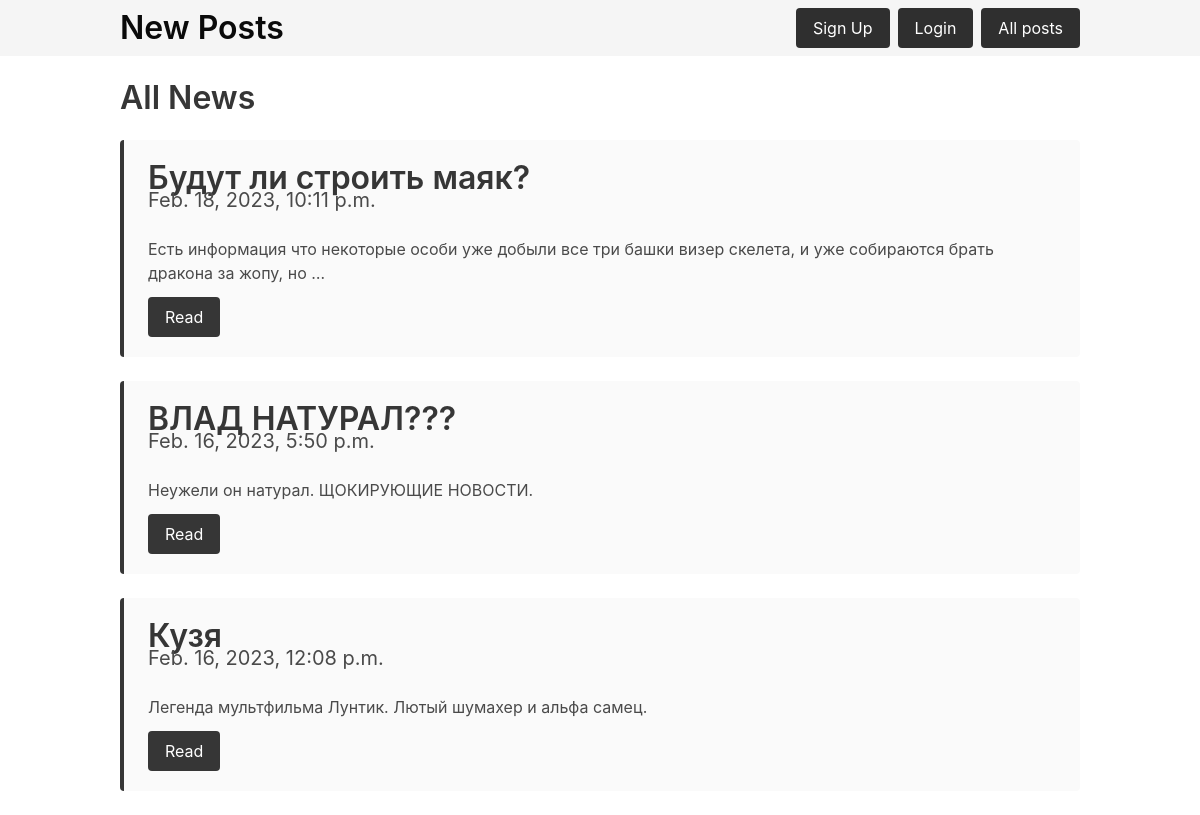
The app's page /news/all/ with its own data.
### PostApp/models.py (models this page shows, shortened)
class Post(models.Model):
    title = models.CharField("Title", max_length=255)
    postDate = models.DateTimeField("Published date", default=datetime.now)
    image = models.CharField("Image", max_length=500, blank=True, null=True)
    content = models.TextField("Content")

### PostApp/views.py (the view)
# urls.py: path('news/all/', views.allPost, name='allPost'),
def allPost(request):
    posts = Post.objects.all().order_by('-postDate')
    return render(request, "news/all-news.html", {
        'posts': posts
    })

### PostApp/templates/news/all-news.html (shortened to what this page needs)
{% extends '../base.html' %}
{% block content %}
  <div class="container">
        <h1 class="title mb-5 mt-5">All News</h1>
        {% for post in posts %}
        <article class="message is-dark mb-5">
            <div class="message-body">
                <h3 class="title mb-3 has-text-dark">{{ post.title }}</h3>
                <h4 class="subtitle mb-5">{{ post.postDate }}</h4>
                <p class="mb-3">{{ post.content|truncatewords:20 }}</p>
                <a href="{% url 'postDetail' pk=post.pk %}" class="button is-dark">Read</a>
            </div>
        </article>
        {% endfor %}
    </div>
{% endblock %}

### records on screen
Post: title "Будут ли строить маяк?", postDate "Feb. 18, 2023, 10:11 p.m.", content "Есть информация что некоторые особи уже добыли все три башки визер скелета, и уже собираются брать дракона за жопу, но …"
Post: title "ВЛАД НАТУРАЛ???", postDate "Feb. 16, 2023, 5:50 p.m.", content "Неужели он натурал. ЩОКИРУЮЩИЕ НОВОСТИ."
Post: title "Кузя", postDate "Feb. 16, 2023, 12:08 p.m.", content "Легенда мультфильма Лунтик. Лютый шумахер и альфа самец."
